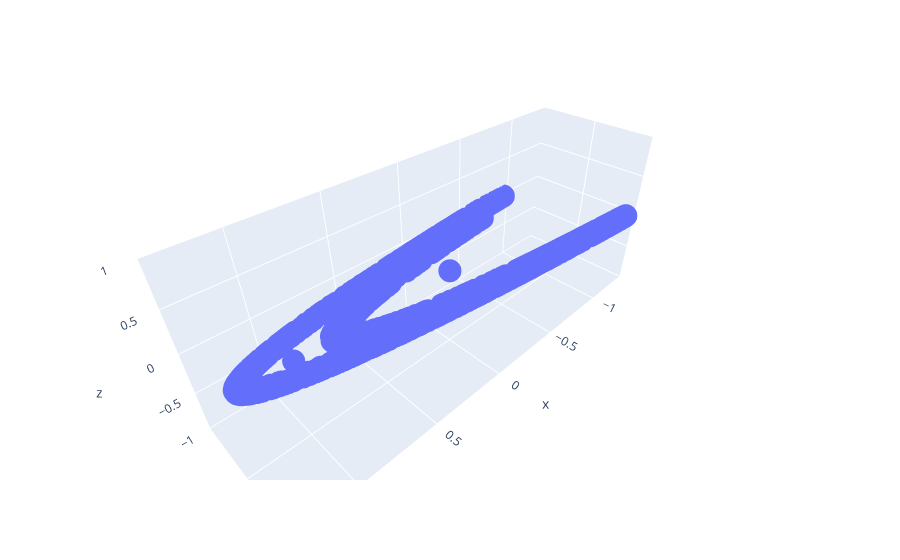

The notebook cell this image was saved under:
### Code cell
fig = px.scatter_3d(x=x_values, y=y_values, z=np.zeros(len(x_values)))
fig.show()

### Figure 1 — Plotly figure (JSON) as saved in the notebook; plotly's stock layout.template omitted (floating-point values rounded to 4 significant figures; data arrays with more than 128 entries replaced by an {"elided": "..."} marker saying what was removed)
{"data": [{"hovertemplate": "x=%{x}<br>y=%{y}<br>z=%{z}<extra></extra>", "legendgroup": "", "marker": {"color": "#636efa", "symbol": "circle"}, "mode": "markers", "name": "", "scene": "scene", "showlegend": false, "type": "scatter3d", "x": {"elided": "1000 float values"}, "y": {"elided": "1000 float values"}, "z": {"elided": "1000 int values"}}], "layout": {"legend": {"tracegroupgap": 0}, "margin": {"t": 60}, "scene": {"domain": {"x": [0, 1], "y": [0, 1]}, "xaxis": {"title": {"text": "x"}}, "yaxis": {"title": {"text": "y"}}, "zaxis": {"title": {"text": "z"}}}}}
